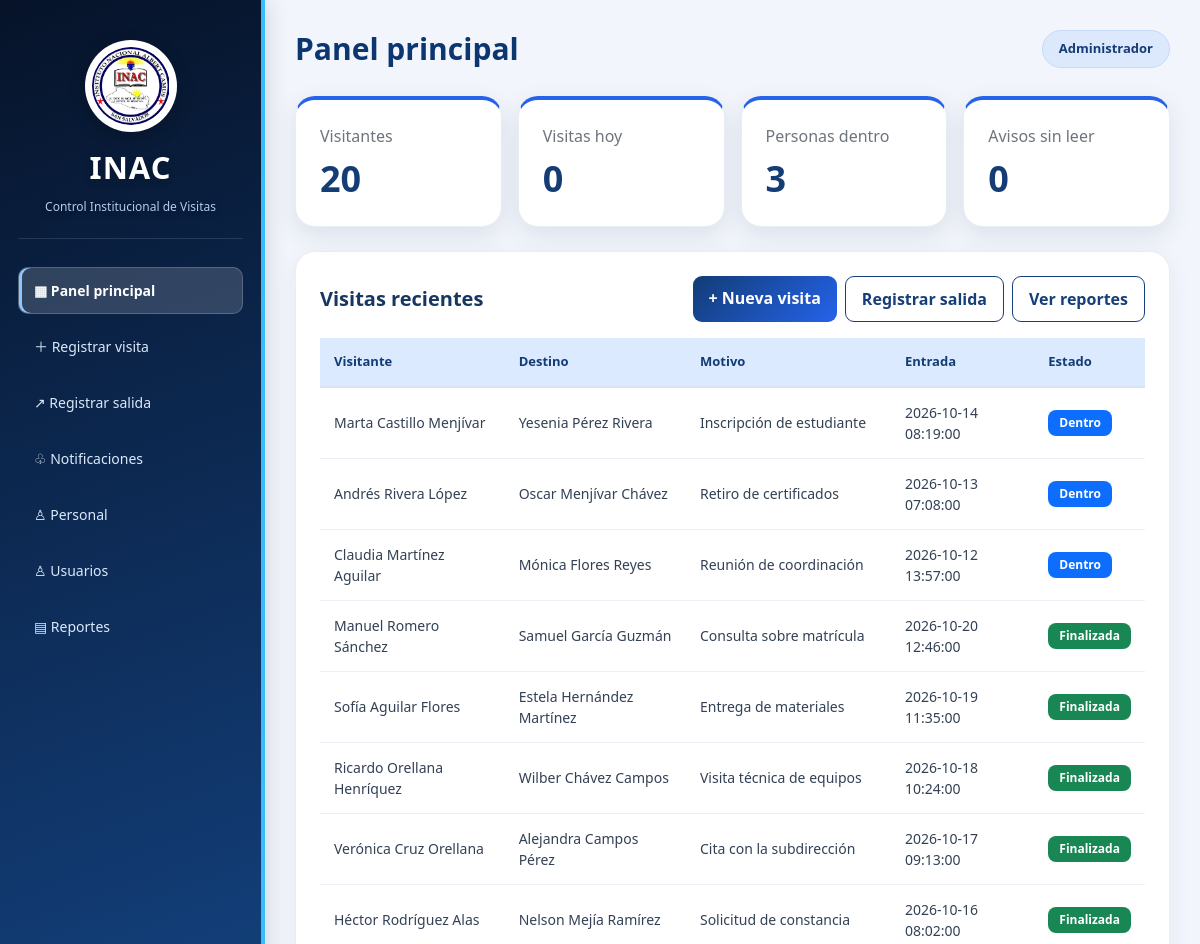
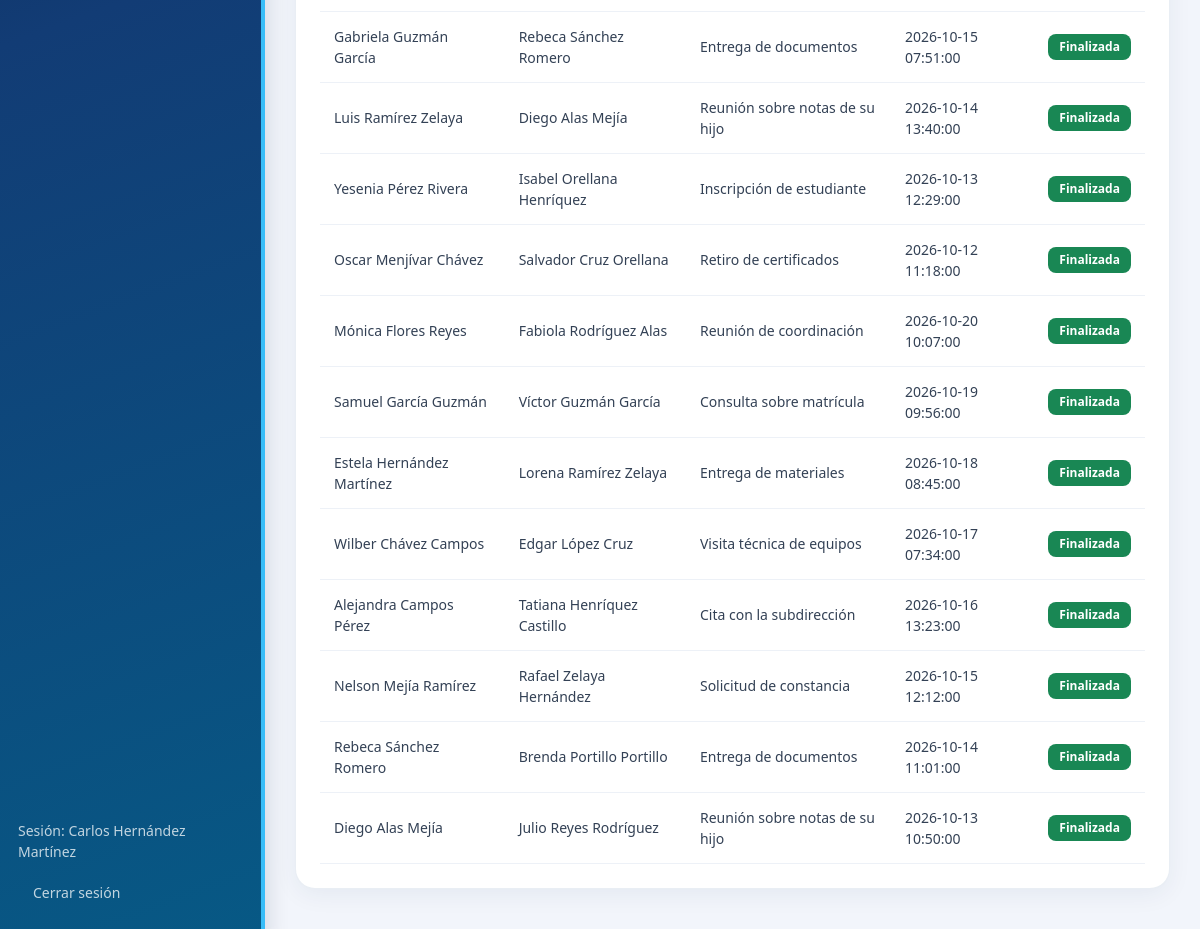
Screenshot of /index.php (signed in) with the database file from the repository (2 pictures, top to bottom).
### tables this page shows
CREATE TABLE `cv_visitas` (
  `id` int(11) NOT NULL,
  `visitante_id` int(11) NOT NULL,
  `personal_id` int(11) DEFAULT NULL,
  `motivo` varchar(255) NOT NULL,
  `fecha` date NOT NULL,
  `hora_entrada` datetime NOT NULL DEFAULT current_timestamp(),
  `hora_salida` datetime DEFAULT NULL,
  `estado` enum('Dentro','Finalizada') NOT NULL DEFAULT 'Dentro',
  `registrado_por` int(11) DEFAULT NULL,
  `notificacion_estado` enum('Pendiente','Enviada','Error','Sin correo') NOT NULL DEFAULT 'Pendiente'
);

CREATE TABLE `cv_visitantes` (
  `id` int(11) NOT NULL,
  `documento` varchar(30) DEFAULT NULL,
  `nombre` varchar(120) NOT NULL,
  `telefono` varchar(20) DEFAULT NULL,
  `institucion` varchar(120) DEFAULT NULL,
  `creado_en` timestamp NULL DEFAULT current_timestamp()
);

CREATE TABLE `cv_personal` (
  `id` int(11) NOT NULL,
  `nombre` varchar(120) NOT NULL,
  `cargo` varchar(80) NOT NULL,
  `departamento` varchar(100) DEFAULT NULL,
  `estado` tinyint(1) NOT NULL DEFAULT 1,
  `correo` varchar(190) DEFAULT NULL,
  `usuario_id` int(11) DEFAULT NULL
);

### index.php (the view, shortened to what this page needs)
<?php
require_once __DIR__ . '/config.php';
$role = $_SESSION['rol'];
$uid = (int)$_SESSION['usuario_id'];
function countq($db, $sql) {
    $resultado = $db->query($sql);
    return (int)$resultado->fetch_row()[0];
}
$visitantes = countq(
    $conexion,
    "SELECT COUNT(*) FROM cv_visitantes"
);
$hoy = countq(
    $conexion,
    "SELECT COUNT(*) FROM cv_visitas WHERE fecha = CURDATE()"
);
$dentro = countq(
    $conexion,
    "SELECT COUNT(*) FROM cv_visitas WHERE estado = 'Dentro'"
);
$st = $conexion->prepare(
    "SELECT COUNT(*) FROM cv_notificaciones
     WHERE usuario_id = ? AND leida = 0"
);
$st->bind_param('i', $uid);
$st->execute();
$avisos = (int)$st->get_result()->fetch_row()[0];
if ($role === 'docente') {
    $st = $conexion->prepare(
        "SELECT v.id,
                t.nombre AS visitante,
                p.nombre AS destino,
                v.motivo,
                v.hora_entrada,
                v.estado
         FROM cv_visitas v
         INNER JOIN cv_visitantes t
            ON t.id = v.visitante_id
         INNER JOIN cv_personal p
            ON p.id = v.personal_id
         WHERE p.usuario_id = ?
         ORDER BY v.id DESC
         LIMIT 20"
    );
    $st->bind_param('i', $uid);
    $st->execute();
    $visitas = $st->get_result()->fetch_all(MYSQLI_ASSOC);
    $st->close();
} else {
    $visitas = $conexion->query(
        "SELECT v.id,
                t.nombre AS visitante,
                p.nombre AS destino,
                v.motivo,
                v.hora_entrada,
                v.estado
         FROM cv_visitas v
         INNER JOIN cv_visitantes t
            ON t.id = v.visitante_id
         LEFT JOIN cv_personal p
            ON p.id = v.personal_id
         ORDER BY v.id DESC
         LIMIT 20"
    )->fetch_all(MYSQLI_ASSOC);
}
header_ui('Panel principal');
?>
<div class="row g-3 mb-4">
    <?php
    $metricas = [
        ['Visitantes', $visitantes],
        ['Visitas hoy', $hoy],
        ['Personas dentro', $dentro],
        ['Avisos sin leer', $avisos]
    ];
    ?>
    <?php foreach ($metricas as $item): ?>
        <div class="col-6 col-xl-3">
            <div class="panel p-4">
                <div class="text-secondary">
                    <?= h($item[0]) ?>
                </div>
                <div class="metric">
                    <?= (int)$item[1] ?>
                </div>
            </div>
        </div>
    <?php endforeach; ?>
</div>
<div class="panel p-4 mb-4">
    <div class="d-flex justify-content-between
                align-items-center mb-3 flex-wrap gap-2">
        <h4 class="mb-0">Visitas recientes</h4>
        <div class="d-flex gap-2 flex-wrap">
            <?php if ($role !== 'docente'): ?>
                <a href="registrar_visita.php"
                   class="btn btn-primary">
                    + Nueva visita
                </a>
                <a href="registrar_salida.php"
                   class="btn btn-outline-primary">
                    Registrar salida
                </a>
            <?php endif; ?>
            <?php if ($role === 'administrador'): ?>
                <a href="reportes.php"
                   class="btn btn-outline-primary">
                    Ver reportes
                </a>
            <?php endif; ?>
        </div>
    </div>
    <div class="table-responsive">
        <table class="table table-hover align-middle">
            <thead>
                <tr>
                    <th>Visitante</th>
                    <th>Destino</th>
                    <th>Motivo</th>
                    <th>Entrada</th>
                    <th>Estado</th>
                </tr>
            </thead>
            <tbody>
                <?php foreach ($visitas as $r): ?>
                    <tr>
                        <td><?= h($r['visitante']) ?></td>
                        <td><?= h($r['destino'] ?? 'Sin asignar') ?></td>
                        <td><?= h($r['motivo']) ?></td>
                        <td><?= h($r['hora_entrada']) ?></td>
                        <td>
                            <?php if ($r['estado'] === 'Dentro'): ?>
                                <span class="badge bg-primary">
                                    Dentro
                                </span>
                            <?php else: ?>
                                <span class="badge bg-success">
                                    <?= h($r['estado']) ?>
                                </span>
                            <?php endif; ?>
                        </td>
                    </tr>
                <?php endforeach; ?>
            </tbody>
        </table>
    </div>
</div>
<?php footer_ui(); ?>

### config.php (shortened to what this page needs)
<?php
function h($v) {
    return htmlspecialchars(
        (string)($v ?? ''),
        ENT_QUOTES,
        'UTF-8'
    );
}
function header_ui($title) {
    $rol = $_SESSION['rol'] ?? '';
    $nombre = $_SESSION['nombre'] ?? '';
    $pagina = basename(
        parse_url(
            $_SERVER['REQUEST_URI'] ?? '',
            PHP_URL_PATH
        )
    );
    $activo = function($archivo) use ($pagina) {
        return $pagina === $archivo ? ' active' : '';
    };
    ?>
<!DOCTYPE html>
<html lang="es">
<head>
    <link
        href="https://cdn.jsdelivr.net/npm/bootstrap@5.3.3/dist/css/bootstrap.min.css"
        rel="stylesheet"
    >
    <link rel="stylesheet" href="estilo.css?v=3">
</head>
<body>
<div class="shell">
    <aside class="sidebar">
        <div class="brand">
            <img
                src="imagenes/camuslogo.png"
                alt="Logo del Instituto Nacional Albert Camus"
                class="brand-logo"
            >
            <div>INAC</div>
            <small>
                Control Institucional de Visitas
            </small>
        </div>
        <nav class="nav flex-column gap-1">
            <a
                class="<?= $activo('index.php') ?>"
                href="index.php"
            >
                ▦ Panel principal
            </a>
            <?php if (
                in_array(
                    $rol,
                    ['administrador', 'recepcionista'],
                    true
                )
            ): ?>
                <a
                    class="<?= $activo('registrar_visita.php') ?>"
                    href="registrar_visita.php"
                >
                    ＋ Registrar visita
                </a>
                <a
                    class="<?= $activo('registrar_salida.php') ?>"
                    href="registrar_salida.php"
                >
                    ↗ Registrar salida
                </a>
            <?php endif; ?>
            <a
                class="<?= $activo('notificaciones.php') ?>"
                href="notificaciones.php"
            >
                ♧ Notificaciones
            </a>
            <?php if ($rol === 'administrador'): ?>
                <a
                    class="<?= $activo('personal.php') ?>"
                    href="personal.php"
                >
                    ♙ Personal
                </a>
                <a
                    class="<?= $activo('usuarios.php') ?>"
                    href="usuarios.php"
                >
                    ♙ Usuarios
                </a>
                <a
                    class="<?= $activo('reportes.php') ?>"
                    href="reportes.php"
                >
                    ▤ Reportes
                </a>
            <?php endif; ?>
        </nav>
        <div class="mt-auto small opacity-75">
            <div class="mb-2">
                Sesión:
                <?= h($nombre) ?>
            </div>
            <a
                class="text-white"
                href="logout.php"
            >
                Cerrar sesión
            </a>
        </div>
    </aside>
    <main class="main">
        <div class="top">
            <h1>
                <?= h($title) ?>
            </h1>
            <span>
                <?= h(ucfirst($rol)) ?>
            </span>
        </div>
<?php
}
function footer_ui() {
    echo '</main></div></body></html>';
}
?>

### estilo.css (style rules this page uses)
:root { --navy: #081a36; --navy2: #112e57; --navy3: #1b467c; --blue: #2563eb; --blue-light: #e8f0ff; --bg: #f2f5fb; --white: #ffffff; --text: #172b4d; --muted: #64748b; --border: #e2e8f0; }
* { box-sizing: border-box; }
body { margin: 0; background: var(--bg); font-family: 'Segoe UI', system-ui, sans-serif; color: var(--text); }
a { transition: all 0.2s ease; }
.shell { display: flex; min-height: 100vh; }
.sidebar { width: 265px; flex-shrink: 0; background: linear-gradient( 180deg, var(--navy) 0%, var(--navy2) 65%, #173c6b 100% ); color: white; padding: 28px 18px; display: flex; flex-direction: column; gap: 28px; box-shadow: 4px 0 20px rgba(8, 26, 54, 0.12); }
.brand { text-align: center; font-weight: 800; font-size: 31px; letter-spacing: 1px; padding: 12px 5px 22px; border-bottom: 1px solid rgba(255,255,255,0.12); }
.brand small { display: block; margin-top: 7px; font-size: 12px; line-height: 1.5; letter-spacing: 0; color: #b6cbea; font-weight: 400; }
.brand-logo { display: block; width: 92px; height: 92px; object-fit: contain; margin: 0 auto 12px; border-radius: 50%; background: white; padding: 7px; box-shadow: 0 5px 18px rgba(0,0,0,0.2); }
.sidebar .nav { gap: 5px; }
.sidebar a { display: block; text-decoration: none; color: #dce9fb; border-radius: 10px; padding: 12px 15px; font-size: 14px; font-weight: 500; transition: all 0.2s ease; }
.sidebar .nav a.active { background: #24589b; color: white; font-weight: 650; box-shadow: inset 3px 0 0 #93c5fd; }
.main { flex: 1; min-width: 0; padding: 30px; max-width: 1600px; margin: 0 auto; }
.top { display: flex; align-items: center; justify-content: space-between; gap: 15px; margin-bottom: 28px; }
.top h1 { font-size: 27px; font-weight: 750; color: #112e57; margin: 0; }
.top span { background: #dce9fc; color: #163b76; border: 1px solid #c7dafa; border-radius: 30px; padding: 8px 16px; font-size: 13px; font-weight: 650; text-transform: capitalize; }
.panel { border: 1px solid rgba(226,232,240,0.75); border-radius: 17px; background: white; box-shadow: 0 6px 24px rgba(22,52,92,0.06); transition: box-shadow 0.2s ease; }
.panel h4 { color: #173763; font-weight: 700; font-size: 20px; }
.metric { font-size: 36px; font-weight: 800; color: #153d75; line-height: 1.3; margin-top: 8px; }
.btn { border-radius: 9px; font-weight: 600; padding: 10px 16px; transition: all 0.2s ease; }
.btn-primary { background: #163f7a; border-color: #163f7a; }
.btn-outline-primary { color: #163f7a; border-color: #163f7a; }
.table { margin-bottom: 0; }
.table thead th { background: #eaf1fb; color: #24456f; font-weight: 700; font-size: 13px; padding: 14px; border-bottom: 2px solid #d6e3f4; white-space: nowrap; }
.table tbody td { padding: 14px; vertical-align: middle; color: #334155; border-color: #edf1f7; font-size: 14px; }
.badge { font-size: 12px; padding: 7px 11px; border-radius: 8px; font-weight: 600; }
.sidebar { background: linear-gradient( 160deg, #061329, #123c75, #075985 ); border-right: 4px solid #38bdf8; }
.brand { color: #ffffff; text-shadow: 0 2px 8px rgba(0,0,0,0.2); }
.sidebar .nav a { border: 1px solid transparent; margin-bottom: 5px; }
.sidebar .nav a:hover, .sidebar .nav a.active { background: rgba(255,255,255,0.16); border-color: rgba(255,255,255,0.18); }
.row.g-3.mb-4 > .col-6 .panel { border-top: 4px solid #2563eb; box-shadow: 0 8px 25px rgba(15,45,90,0.10); }
.panel { border-radius: 20px; }
.top h1 { color: #0c3670; font-size: 30px; }
.btn-primary { background: linear-gradient( 135deg, #123c75, #2563eb ); border: none; }
.table thead th { background: #dceaff; color: #123c75; }

### rows the page displays
cv_visitas: visitante.nombre "Marta Castillo Menjívar", personal.nombre "Yesenia Pérez Rivera", motivo "Inscripción de estudiante", hora_entrada "2026-10-14 08:19:00", estado "Dentro"
cv_visitas: visitante.nombre "Andrés Rivera López", personal.nombre "Oscar Menjívar Chávez", motivo "Retiro de certificados", hora_entrada "2026-10-13 07:08:00", estado "Dentro"
cv_visitas: visitante.nombre "Claudia Martínez Aguilar", personal.nombre "Mónica Flores Reyes", motivo "Reunión de coordinación", hora_entrada "2026-10-12 13:57:00", estado "Dentro"
cv_visitas: visitante.nombre "Manuel Romero Sánchez", personal.nombre "Samuel García Guzmán", motivo "Consulta sobre matrícula", hora_entrada "2026-10-20 12:46:00", estado "Finalizada"
cv_visitas: visitante.nombre "Sofía Aguilar Flores", personal.nombre "Estela Hernández Martínez", motivo "Entrega de materiales", hora_entrada "2026-10-19 11:35:00", estado "Finalizada"
cv_visitas: visitante.nombre "Ricardo Orellana Henríquez", personal.nombre "Wilber Chávez Campos", motivo "Visita técnica de equipos", hora_entrada "2026-10-18 10:24:00", estado "Finalizada"
cv_visitas: visitante.nombre "Verónica Cruz Orellana", personal.nombre "Alejandra Campos Pérez", motivo "Cita con la subdirección", hora_entrada "2026-10-17 09:13:00", estado "Finalizada"
cv_visitas: visitante.nombre "Héctor Rodríguez Alas", personal.nombre "Nelson Mejía Ramírez", motivo "Solicitud de constancia", hora_entrada "2026-10-16 08:02:00", estado "Finalizada"
cv_visitas: visitante.nombre "Gabriela Guzmán García", personal.nombre "Rebeca Sánchez Romero", motivo "Entrega de documentos", hora_entrada "2026-10-15 07:51:00", estado "Finalizada"
cv_visitas: visitante.nombre "Luis Ramírez Zelaya", personal.nombre "Diego Alas Mejía", motivo "Reunión sobre notas de su hijo", hora_entrada "2026-10-14 13:40:00", estado "Finalizada"
cv_visitas: visitante.nombre "Yesenia Pérez Rivera", personal.nombre "Isabel Orellana Henríquez", motivo "Inscripción de estudiante", hora_entrada "2026-10-13 12:29:00", estado "Finalizada"
cv_visitas: visitante.nombre "Oscar Menjívar Chávez", personal.nombre "Salvador Cruz Orellana", motivo "Retiro de certificados", hora_entrada "2026-10-12 11:18:00", estado "Finalizada"
cv_visitas: visitante.nombre "Mónica Flores Reyes", personal.nombre "Fabiola Rodríguez Alas", motivo "Reunión de coordinación", hora_entrada "2026-10-20 10:07:00", estado "Finalizada"
cv_visitas: visitante.nombre "Samuel García Guzmán", personal.nombre "Víctor Guzmán García", motivo "Consulta sobre matrícula", hora_entrada "2026-10-19 09:56:00", estado "Finalizada"
cv_visitas: visitante.nombre "Estela Hernández Martínez", personal.nombre "Lorena Ramírez Zelaya", motivo "Entrega de materiales", hora_entrada "2026-10-18 08:45:00", estado "Finalizada"
cv_visitas: visitante.nombre "Wilber Chávez Campos", personal.nombre "Edgar López Cruz", motivo "Visita técnica de equipos", hora_entrada "2026-10-17 07:34:00", estado "Finalizada"
cv_visitas: visitante.nombre "Alejandra Campos Pérez", personal.nombre "Tatiana Henríquez Castillo", motivo "Cita con la subdirección", hora_entrada "2026-10-16 13:23:00", estado "Finalizada"
cv_visitas: visitante.nombre "Nelson Mejía Ramírez", personal.nombre "Rafael Zelaya Hernández", motivo "Solicitud de constancia", hora_entrada "2026-10-15 12:12:00", estado "Finalizada"
cv_visitas: visitante.nombre "Rebeca Sánchez Romero", personal.nombre "Brenda Portillo Portillo", motivo "Entrega de documentos", hora_entrada "2026-10-14 11:01:00", estado "Finalizada"
cv_visitas: visitante.nombre "Diego Alas Mejía", personal.nombre "Julio Reyes Rodríguez", motivo "Reunión sobre notas de su hijo", hora_entrada "2026-10-13 10:50:00", estado "Finalizada"

### other values shown
$nombre "Carlos Hernández Martínez"
$title "Panel principal"
$rol "Administrador"
$item[0] "Visitantes"
$item[1] "20"
$item[0] "Visitas hoy"
$item[1] "0"
$item[0] "Personas dentro"
$item[1] "3"
$item[0] "Avisos sin leer"
